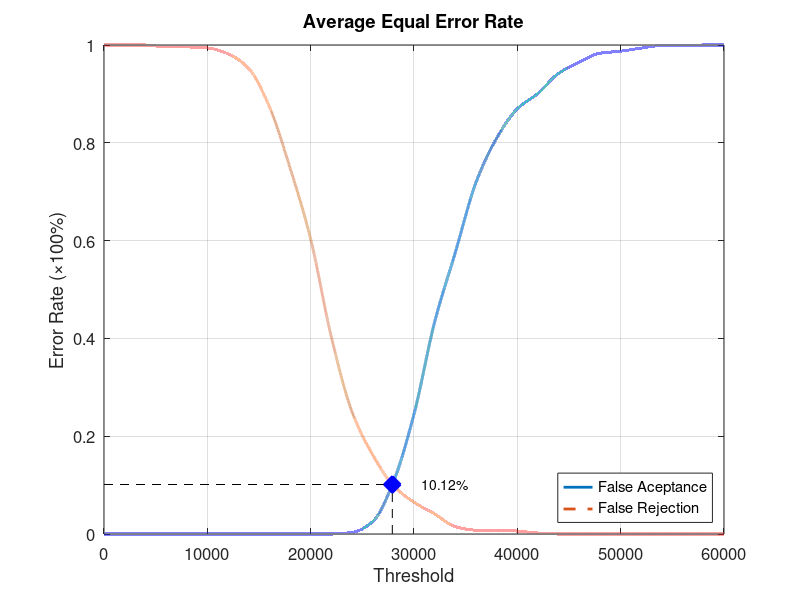
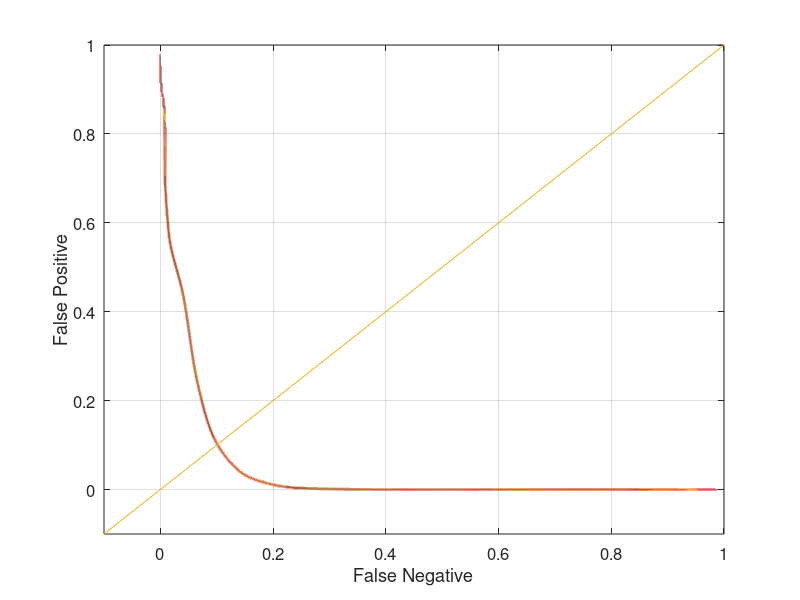

These figures' MATLAB source, in order:
function yEER = Database4Average
close all;
clear;
clc;
x = 0:2000:60000;
xq = 0:0.5:60000;

y0 = [0 0 0 0 0 0 0 0 0 0 0 0 0.0031579 0.0252632 0.106316 0.245263 0.433684 0.575789 0.718947 0.809474 0.869474 0.901053 0.942105 0.965263 0.983158 0.987368 0.993684 0.998947 0.998947 1 1];
yy0 = interp1(x, y0, xq, 'pchip');
y1 = [1 1 1 0.996 0.996 0.994 0.982 0.952 0.874 0.749 0.603 0.403 0.25 0.162 0.099 0.065 0.041 0.015 0.008 0.008 0.006 0.002 0 0 0 0 0 0 0 0 0];
yy1 = interp1(x, y1, xq, 'pchip');

% Calculating EER: 
y2 = abs(y0 - y1);
find(y2 == min(y2))
yy2 = abs(yy0 - yy1);
xEER = find(yy2 == min(yy2));
xEERIndex = xq(xEER) % X-axis EER
yEER = yy0(xEER) % Y-axis EER

main = figure
plot(xq, yy0,'-','LineWidth', 2);	hold on
plot(xq, yy1,'--','LineWidth', 2);	hold on
plot([xEERIndex xEERIndex], [0 yEER], 'k--');	hold on
plot([0 xEERIndex], [yEER yEER], 'k--');	hold on
plot(xEERIndex, yEER, 'bx', 'LineWidth', 10);	hold on
text(xEERIndex + 10 * xEERIndex / 100, yEER, [num2str(round((10000 * yEER)) / 100) '%'])
legend('False Aceptance', 'False Rejection', 'Location', 'SouthEast')
xlabel('Threshold')
ylabel('Error Rate (\times100%)')
title('Average Equal Error Rate')
set(gca, 'FontSize', 12)
axis([0 60000 0 1])
grid on

print(main, 'Database4AverageMain', '-dpng');
FNRxFPR = figure('Color', [1 1 1]);
plot(yy1, yy0, '-', yy1, yy0, 'LineWidth', 2);
hold on
y = -0.1:0.1:1
plot(y, y); 
set(gca, 'FontSize', 12)
xlabel('False Negative')
ylabel('False Positive')
axis([-0.1 1 -0.1 1])
set(gca, 'FontSize', 12)
grid on

print(FNRxFPR, 'Database4AverageFNRxFPR','-dpng');
end
